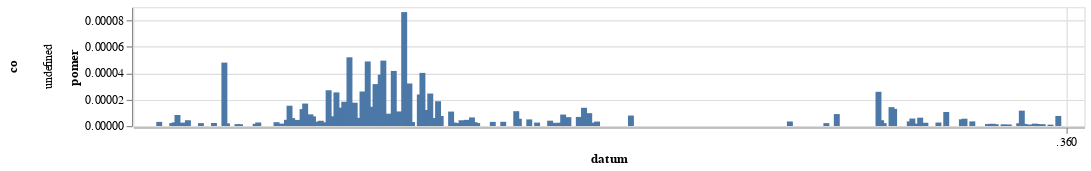

Source (notebook cell):
### Code cell
graf(podil_vyskytu_behem_roku(r"(?i)velikono[cč]","Velikonoce").filter(pl.col("pocet_slov") > 10000))

### Figure 1 — Vega-Lite specification as saved in the notebook (floating-point values rounded to 4 significant figures; data arrays with more than 128 entries replaced by an {"elided": "..."} marker saying what was removed)
{"config": {"view": {"continuousWidth": 300, "continuousHeight": 300}}, "data": {"name": "data-c3b5e571bc60a2b2b38cebed0af34ac0"}, "mark": {"type": "bar"}, "encoding": {"row": {"field": "co", "type": "nominal"}, "x": {"field": "datum", "type": "temporal"}, "y": {"field": "pomer", "type": "quantitative"}}, "height": 100, "width": 800, "$schema": "https://vega.github.io/schema/vega-lite/v5.8.0.json", "datasets": {"data-c3b5e571bc60a2b2b38cebed0af34ac0": {"elided": "346 records"}}}
